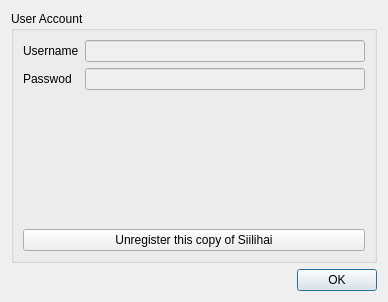
<?xml version="1.0" encoding="UTF-8"?>
<ui version="4.0">
 <class>UserAccountDialog</class>
 <widget class="QDialog" name="UserAccountDialog">
  <property name="geometry">
   <rect>
    <x>0</x>
    <y>0</y>
    <width>388</width>
    <height>302</height>
   </rect>
  </property>
  <property name="windowTitle">
   <string>User Account</string>
  </property>
  <layout class="QVBoxLayout" name="verticalLayout_3">
   <item>
    <layout class="QVBoxLayout" name="verticalLayout_2">
     <item>
      <widget class="QGroupBox" name="groupBox">
       <property name="title">
        <string>User Account</string>
       </property>
       <layout class="QVBoxLayout" name="verticalLayout">
        <item>
         <layout class="QFormLayout" name="formLayout">
          <item row="0" column="0">
           <widget class="QLabel" name="label">
            <property name="text">
             <string>Username</string>
            </property>
           </widget>
          </item>
          <item row="1" column="0">
           <widget class="QLabel" name="label_2">
            <property name="text">
             <string>Passwod</string>
            </property>
           </widget>
          </item>
          <item row="0" column="1">
           <widget class="QLineEdit" name="userNameEdit">
            <property name="enabled">
             <bool>false</bool>
            </property>
           </widget>
          </item>
          <item row="1" column="1">
           <widget class="QLineEdit" name="passwordEdit">
            <property name="enabled">
             <bool>false</bool>
            </property>
            <property name="echoMode">
             <enum>QLineEdit::PasswordEchoOnEdit</enum>
            </property>
           </widget>
          </item>
         </layout>
        </item>
        <item>
         <widget class="QPushButton" name="unregisterButton">
          <property name="text">
           <string>Unregister this copy of Siilihai</string>
          </property>
         </widget>
        </item>
       </layout>
      </widget>
     </item>
    </layout>
   </item>
   <item>
    <widget class="QDialogButtonBox" name="buttonBox">
     <property name="orientation">
      <enum>Qt::Horizontal</enum>
     </property>
     <property name="standardButtons">
      <set>QDialogButtonBox::Ok</set>
     </property>
    </widget>
   </item>
  </layout>
 </widget>
 <resources/>
 <connections>
  <connection>
   <sender>buttonBox</sender>
   <signal>accepted()</signal>
   <receiver>UserAccountDialog</receiver>
   <slot>accept()</slot>
   <hints>
    <hint type="sourcelabel">
     <x>248</x>
     <y>254</y>
    </hint>
    <hint type="destinationlabel">
     <x>157</x>
     <y>274</y>
    </hint>
   </hints>
  </connection>
  <connection>
   <sender>buttonBox</sender>
   <signal>rejected()</signal>
   <receiver>UserAccountDialog</receiver>
   <slot>reject()</slot>
   <hints>
    <hint type="sourcelabel">
     <x>316</x>
     <y>260</y>
    </hint>
    <hint type="destinationlabel">
     <x>286</x>
     <y>274</y>
    </hint>
   </hints>
  </connection>
 </connections>
</ui>
